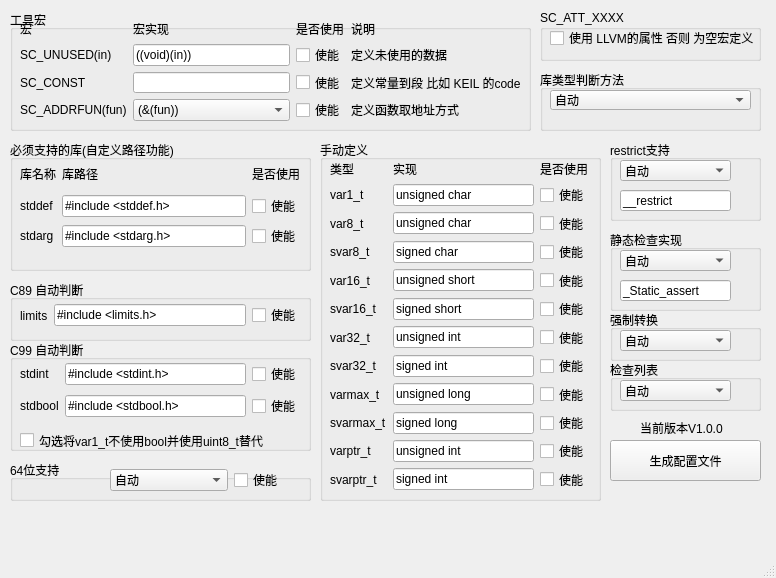
<?xml version="1.0" encoding="UTF-8"?>
<ui version="4.0">
 <class>MainTypedef</class>
 <widget class="QMainWindow" name="MainTypedef">
  <property name="geometry">
   <rect>
    <x>0</x>
    <y>0</y>
    <width>776</width>
    <height>578</height>
   </rect>
  </property>
  <property name="windowTitle">
   <string>MainTypedef</string>
  </property>
  <widget class="QWidget" name="centralwidget">
   <widget class="QLabel" name="label">
    <property name="geometry">
     <rect>
      <x>640</x>
      <y>420</y>
      <width>91</width>
      <height>16</height>
     </rect>
    </property>
    <property name="text">
     <string>当前版本V1.0.0</string>
    </property>
   </widget>
   <widget class="QPushButton" name="pushButton">
    <property name="geometry">
     <rect>
      <x>610</x>
      <y>440</y>
      <width>151</width>
      <height>41</height>
     </rect>
    </property>
    <property name="text">
     <string>生成配置文件</string>
    </property>
   </widget>
   <widget class="QGroupBox" name="groupBox_2">
    <property name="geometry">
     <rect>
      <x>10</x>
      <y>140</y>
      <width>301</width>
      <height>131</height>
     </rect>
    </property>
    <property name="title">
     <string>必须支持的库(自定义路径功能)</string>
    </property>
    <widget class="QWidget" name="gridLayoutWidget_2">
     <property name="geometry">
      <rect>
       <x>10</x>
       <y>20</y>
       <width>281</width>
       <height>88</height>
      </rect>
     </property>
     <layout class="QGridLayout" name="gridLayout_2">
      <item row="1" column="2">
       <widget class="QCheckBox" name="checkBox_stddef">
        <property name="text">
         <string>使能</string>
        </property>
       </widget>
      </item>
      <item row="1" column="0">
       <widget class="QLabel" name="label_10">
        <property name="text">
         <string>stddef</string>
        </property>
       </widget>
      </item>
      <item row="2" column="2">
       <widget class="QCheckBox" name="checkBox_stdarg">
        <property name="text">
         <string>使能</string>
        </property>
       </widget>
      </item>
      <item row="1" column="1">
       <widget class="QLineEdit" name="lineEdit_stddef">
        <property name="text">
         <string>#include &lt;stddef.h&gt;</string>
        </property>
       </widget>
      </item>
      <item row="2" column="0">
       <widget class="QLabel" name="label_12">
        <property name="text">
         <string>stdarg</string>
        </property>
       </widget>
      </item>
      <item row="2" column="1">
       <widget class="QLineEdit" name="lineEdit_stdarg">
        <property name="text">
         <string>#include &lt;stdarg.h&gt;</string>
        </property>
       </widget>
      </item>
      <item row="0" column="0">
       <widget class="QLabel" name="label_17">
        <property name="text">
         <string>库名称</string>
        </property>
       </widget>
      </item>
      <item row="0" column="2">
       <widget class="QLabel" name="label_19">
        <property name="text">
         <string>是否使用</string>
        </property>
       </widget>
      </item>
      <item row="0" column="1">
       <widget class="QLabel" name="label_18">
        <property name="text">
         <string>库路径</string>
        </property>
       </widget>
      </item>
     </layout>
    </widget>
   </widget>
   <widget class="QGroupBox" name="groupBox_3">
    <property name="geometry">
     <rect>
      <x>10</x>
      <y>10</y>
      <width>521</width>
      <height>121</height>
     </rect>
    </property>
    <property name="title">
     <string>工具宏</string>
    </property>
    <widget class="QWidget" name="gridLayoutWidget">
     <property name="geometry">
      <rect>
       <x>10</x>
       <y>10</y>
       <width>501</width>
       <height>101</height>
      </rect>
     </property>
     <layout class="QGridLayout" name="gridLayout">
      <item row="0" column="0">
       <widget class="QLabel" name="label_13">
        <property name="text">
         <string>宏</string>
        </property>
       </widget>
      </item>
      <item row="3" column="3">
       <widget class="QLabel" name="label_6">
        <property name="text">
         <string>定义函数取地址方式</string>
        </property>
       </widget>
      </item>
      <item row="3" column="2">
       <widget class="QCheckBox" name="checkBox_SC_ADDRFUN">
        <property name="text">
         <string>使能</string>
        </property>
       </widget>
      </item>
      <item row="2" column="0">
       <widget class="QLabel" name="label_4">
        <property name="text">
         <string>SC_CONST</string>
        </property>
       </widget>
      </item>
      <item row="0" column="1">
       <widget class="QLabel" name="label_14">
        <property name="text">
         <string>宏实现</string>
        </property>
       </widget>
      </item>
      <item row="2" column="2">
       <widget class="QCheckBox" name="checkBox_SC_CONST">
        <property name="text">
         <string>使能</string>
        </property>
       </widget>
      </item>
      <item row="2" column="3">
       <widget class="QLabel" name="label_7">
        <property name="text">
         <string>定义常量到段 比如 KEIL 的code</string>
        </property>
       </widget>
      </item>
      <item row="3" column="0">
       <widget class="QLabel" name="label_5">
        <property name="text">
         <string>SC_ADDRFUN(fun)</string>
        </property>
       </widget>
      </item>
      <item row="3" column="1">
       <widget class="QComboBox" name="comboBox_SC_ADDRFUN">
        <item>
         <property name="text">
          <string>(&amp;(fun))</string>
         </property>
        </item>
        <item>
         <property name="text">
          <string>(fun)</string>
         </property>
        </item>
       </widget>
      </item>
      <item row="1" column="1">
       <widget class="QLineEdit" name="lineEdit_SC_UNUSED">
        <property name="text">
         <string>((void)(in))</string>
        </property>
       </widget>
      </item>
      <item row="1" column="3">
       <widget class="QLabel" name="label_3">
        <property name="text">
         <string>定义未使用的数据</string>
        </property>
       </widget>
      </item>
      <item row="1" column="2">
       <widget class="QCheckBox" name="checkBox_SC_UNUSED">
        <property name="text">
         <string>使能</string>
        </property>
       </widget>
      </item>
      <item row="0" column="3">
       <widget class="QLabel" name="label_16">
        <property name="text">
         <string>说明</string>
        </property>
       </widget>
      </item>
      <item row="2" column="1">
       <widget class="QLineEdit" name="lineEdit_SC_CONST">
        <property name="text">
         <string/>
        </property>
       </widget>
      </item>
      <item row="0" column="2">
       <widget class="QLabel" name="label_15">
        <property name="text">
         <string>是否使用</string>
        </property>
       </widget>
      </item>
      <item row="1" column="0">
       <widget class="QLabel" name="label_2">
        <property name="text">
         <string>SC_UNUSED(in)</string>
        </property>
       </widget>
      </item>
     </layout>
    </widget>
   </widget>
   <widget class="QGroupBox" name="groupBox">
    <property name="geometry">
     <rect>
      <x>540</x>
      <y>70</y>
      <width>221</width>
      <height>61</height>
     </rect>
    </property>
    <property name="title">
     <string>库类型判断方法</string>
    </property>
    <widget class="QComboBox" name="checkBox_sc_use_mode">
     <property name="geometry">
      <rect>
       <x>10</x>
       <y>20</y>
       <width>201</width>
       <height>20</height>
      </rect>
     </property>
     <item>
      <property name="text">
       <string>自动</string>
      </property>
     </item>
     <item>
      <property name="text">
       <string>C89头文件 手动定义 + 自动判断</string>
      </property>
     </item>
     <item>
      <property name="text">
       <string>C99头文件 自动判断</string>
      </property>
     </item>
     <item>
      <property name="text">
       <string>数据类型    手动定义</string>
      </property>
     </item>
    </widget>
   </widget>
   <widget class="QGroupBox" name="groupBox_4">
    <property name="geometry">
     <rect>
      <x>540</x>
      <y>10</y>
      <width>221</width>
      <height>51</height>
     </rect>
    </property>
    <property name="title">
     <string>SC_ATT_XXXX</string>
    </property>
    <widget class="QCheckBox" name="checkBox_SC_ATT_XXXX">
     <property name="geometry">
      <rect>
       <x>10</x>
       <y>20</y>
       <width>209</width>
       <height>16</height>
      </rect>
     </property>
     <property name="text">
      <string>使用 LLVM的属性 否则 为空宏定义</string>
     </property>
    </widget>
   </widget>
   <widget class="QGroupBox" name="groupBox_5">
    <property name="geometry">
     <rect>
      <x>10</x>
      <y>280</y>
      <width>301</width>
      <height>61</height>
     </rect>
    </property>
    <property name="title">
     <string>C89 自动判断</string>
    </property>
    <widget class="QWidget" name="horizontalLayoutWidget">
     <property name="geometry">
      <rect>
       <x>10</x>
       <y>20</y>
       <width>281</width>
       <height>31</height>
      </rect>
     </property>
     <layout class="QHBoxLayout" name="horizontalLayout">
      <item>
       <widget class="QLabel" name="label_11">
        <property name="text">
         <string>limits</string>
        </property>
       </widget>
      </item>
      <item>
       <widget class="QLineEdit" name="lineEdit_limits">
        <property name="text">
         <string>#include &lt;limits.h&gt;</string>
        </property>
       </widget>
      </item>
      <item>
       <widget class="QCheckBox" name="checkBox_limits">
        <property name="text">
         <string>使能</string>
        </property>
       </widget>
      </item>
     </layout>
    </widget>
   </widget>
   <widget class="QGroupBox" name="groupBox_6">
    <property name="geometry">
     <rect>
      <x>10</x>
      <y>340</y>
      <width>301</width>
      <height>111</height>
     </rect>
    </property>
    <property name="title">
     <string>C99 自动判断</string>
    </property>
    <widget class="QWidget" name="gridLayoutWidget_3">
     <property name="geometry">
      <rect>
       <x>10</x>
       <y>20</y>
       <width>281</width>
       <height>61</height>
      </rect>
     </property>
     <layout class="QGridLayout" name="gridLayout_3">
      <item row="0" column="1">
       <widget class="QLineEdit" name="lineEdit_stdint">
        <property name="text">
         <string>#include &lt;stdint.h&gt;</string>
        </property>
       </widget>
      </item>
      <item row="0" column="0">
       <widget class="QLabel" name="label_20">
        <property name="text">
         <string>stdint</string>
        </property>
       </widget>
      </item>
      <item row="0" column="2">
       <widget class="QCheckBox" name="checkBox_stdint">
        <property name="text">
         <string>使能</string>
        </property>
       </widget>
      </item>
      <item row="1" column="0">
       <widget class="QLabel" name="label_21">
        <property name="text">
         <string>stdbool</string>
        </property>
       </widget>
      </item>
      <item row="1" column="1">
       <widget class="QLineEdit" name="lineEdit_stdbool">
        <property name="text">
         <string>#include &lt;stdbool.h&gt;</string>
        </property>
       </widget>
      </item>
      <item row="1" column="2">
       <widget class="QCheckBox" name="checkBox_stdbool">
        <property name="text">
         <string>使能</string>
        </property>
       </widget>
      </item>
     </layout>
    </widget>
    <widget class="QCheckBox" name="checkBox_var1_use_uint8">
     <property name="geometry">
      <rect>
       <x>10</x>
       <y>90</y>
       <width>271</width>
       <height>21</height>
      </rect>
     </property>
     <property name="text">
      <string>勾选将var1_t不使用bool并使用uint8_t替代</string>
     </property>
    </widget>
   </widget>
   <widget class="QGroupBox" name="groupBox_7">
    <property name="geometry">
     <rect>
      <x>320</x>
      <y>140</y>
      <width>281</width>
      <height>361</height>
     </rect>
    </property>
    <property name="title">
     <string>手动定义</string>
    </property>
    <widget class="QWidget" name="gridLayoutWidget_4">
     <property name="geometry">
      <rect>
       <x>10</x>
       <y>20</y>
       <width>259</width>
       <height>331</height>
      </rect>
     </property>
     <layout class="QGridLayout" name="gridLayout_4">
      <item row="3" column="2">
       <widget class="QCheckBox" name="checkBox_SVAR8">
        <property name="text">
         <string>使能</string>
        </property>
       </widget>
      </item>
      <item row="0" column="2">
       <widget class="QLabel" name="label_28">
        <property name="text">
         <string>是否使用</string>
        </property>
       </widget>
      </item>
      <item row="7" column="1">
       <widget class="QLineEdit" name="lineEdit_SVAR32">
        <property name="text">
         <string>signed int</string>
        </property>
       </widget>
      </item>
      <item row="1" column="0">
       <widget class="QLabel" name="label_29">
        <property name="text">
         <string>var1_t</string>
        </property>
       </widget>
      </item>
      <item row="0" column="1">
       <widget class="QLabel" name="label_23">
        <property name="text">
         <string>实现</string>
        </property>
       </widget>
      </item>
      <item row="9" column="2">
       <widget class="QCheckBox" name="checkBox_SVARMAX">
        <property name="text">
         <string>使能</string>
        </property>
       </widget>
      </item>
      <item row="5" column="1">
       <widget class="QLineEdit" name="lineEdit_SVAR16">
        <property name="text">
         <string>signed short</string>
        </property>
       </widget>
      </item>
      <item row="10" column="1">
       <widget class="QLineEdit" name="lineEdit_VARPTR">
        <property name="text">
         <string>unsigned int</string>
        </property>
       </widget>
      </item>
      <item row="6" column="1">
       <widget class="QLineEdit" name="lineEdit_VAR32">
        <property name="text">
         <string>unsigned int</string>
        </property>
       </widget>
      </item>
      <item row="8" column="1">
       <widget class="QLineEdit" name="lineEdit_VARMAX">
        <property name="text">
         <string>unsigned long</string>
        </property>
       </widget>
      </item>
      <item row="2" column="2">
       <widget class="QCheckBox" name="checkBox_VAR8">
        <property name="text">
         <string>使能</string>
        </property>
       </widget>
      </item>
      <item row="11" column="0">
       <widget class="QLabel" name="label_34">
        <property name="text">
         <string>svarptr_t</string>
        </property>
       </widget>
      </item>
      <item row="4" column="1">
       <widget class="QLineEdit" name="lineEdit_VAR16">
        <property name="text">
         <string>unsigned short</string>
        </property>
       </widget>
      </item>
      <item row="11" column="2">
       <widget class="QCheckBox" name="checkBox_SVARPTR">
        <property name="text">
         <string>使能</string>
        </property>
       </widget>
      </item>
      <item row="4" column="2">
       <widget class="QCheckBox" name="checkBox_VAR16">
        <property name="text">
         <string>使能</string>
        </property>
       </widget>
      </item>
      <item row="3" column="1">
       <widget class="QLineEdit" name="lineEdit_SVAR8">
        <property name="text">
         <string>signed char</string>
        </property>
       </widget>
      </item>
      <item row="8" column="2">
       <widget class="QCheckBox" name="checkBox_VARMAX">
        <property name="text">
         <string>使能</string>
        </property>
       </widget>
      </item>
      <item row="10" column="2">
       <widget class="QCheckBox" name="checkBox_VARPTR">
        <property name="text">
         <string>使能</string>
        </property>
       </widget>
      </item>
      <item row="2" column="0">
       <widget class="QLabel" name="label_9">
        <property name="text">
         <string>var8_t</string>
        </property>
       </widget>
      </item>
      <item row="0" column="0">
       <widget class="QLabel" name="label_22">
        <property name="text">
         <string>类型</string>
        </property>
       </widget>
      </item>
      <item row="1" column="1">
       <widget class="QLineEdit" name="lineEdit_VAR1">
        <property name="text">
         <string>unsigned char</string>
        </property>
       </widget>
      </item>
      <item row="1" column="2">
       <widget class="QCheckBox" name="checkBox_VAR1">
        <property name="text">
         <string>使能</string>
        </property>
       </widget>
      </item>
      <item row="11" column="1">
       <widget class="QLineEdit" name="lineEdit_SVARPTR">
        <property name="text">
         <string>signed int</string>
        </property>
       </widget>
      </item>
      <item row="5" column="2">
       <widget class="QCheckBox" name="checkBox_SVAR16">
        <property name="text">
         <string>使能</string>
        </property>
       </widget>
      </item>
      <item row="7" column="2">
       <widget class="QCheckBox" name="checkBox_SVAR32">
        <property name="text">
         <string>使能</string>
        </property>
       </widget>
      </item>
      <item row="9" column="1">
       <widget class="QLineEdit" name="lineEdit_SVARMAX">
        <property name="text">
         <string>signed long</string>
        </property>
       </widget>
      </item>
      <item row="2" column="1">
       <widget class="QLineEdit" name="lineEdit_VAR8">
        <property name="text">
         <string>unsigned char</string>
        </property>
       </widget>
      </item>
      <item row="6" column="2">
       <widget class="QCheckBox" name="checkBox_VAR32">
        <property name="text">
         <string>使能</string>
        </property>
       </widget>
      </item>
      <item row="10" column="0">
       <widget class="QLabel" name="label_32">
        <property name="text">
         <string>varptr_t</string>
        </property>
       </widget>
      </item>
      <item row="9" column="0">
       <widget class="QLabel" name="label_37">
        <property name="text">
         <string>svarmax_t</string>
        </property>
       </widget>
      </item>
      <item row="8" column="0">
       <widget class="QLabel" name="label_31">
        <property name="text">
         <string>varmax_t</string>
        </property>
       </widget>
      </item>
      <item row="7" column="0">
       <widget class="QLabel" name="label_26">
        <property name="text">
         <string>svar32_t</string>
        </property>
       </widget>
      </item>
      <item row="6" column="0">
       <widget class="QLabel" name="label_30">
        <property name="text">
         <string>var32_t</string>
        </property>
       </widget>
      </item>
      <item row="5" column="0">
       <widget class="QLabel" name="label_36">
        <property name="text">
         <string>svar16_t</string>
        </property>
       </widget>
      </item>
      <item row="4" column="0">
       <widget class="QLabel" name="label_25">
        <property name="text">
         <string>var16_t</string>
        </property>
       </widget>
      </item>
      <item row="3" column="0">
       <widget class="QLabel" name="label_33">
        <property name="text">
         <string>svar8_t</string>
        </property>
       </widget>
      </item>
     </layout>
    </widget>
   </widget>
   <widget class="QGroupBox" name="groupBox_8">
    <property name="geometry">
     <rect>
      <x>610</x>
      <y>140</y>
      <width>151</width>
      <height>81</height>
     </rect>
    </property>
    <property name="title">
     <string>restrict支持</string>
    </property>
    <widget class="QComboBox" name="comboBox_restrict">
     <property name="geometry">
      <rect>
       <x>10</x>
       <y>20</y>
       <width>111</width>
       <height>21</height>
      </rect>
     </property>
     <item>
      <property name="text">
       <string>自动</string>
      </property>
     </item>
     <item>
      <property name="text">
       <string>不支持</string>
      </property>
     </item>
     <item>
      <property name="text">
       <string>支持</string>
      </property>
     </item>
     <item>
      <property name="text">
       <string>自定义</string>
      </property>
     </item>
    </widget>
    <widget class="QLineEdit" name="lineEdit_restrict">
     <property name="geometry">
      <rect>
       <x>10</x>
       <y>50</y>
       <width>111</width>
       <height>21</height>
      </rect>
     </property>
     <property name="text">
      <string>__restrict</string>
     </property>
    </widget>
   </widget>
   <widget class="QGroupBox" name="groupBox_9">
    <property name="geometry">
     <rect>
      <x>610</x>
      <y>310</y>
      <width>151</width>
      <height>51</height>
     </rect>
    </property>
    <property name="title">
     <string>强制转换</string>
    </property>
    <widget class="QComboBox" name="comboBox_TYPE_CAST">
     <property name="geometry">
      <rect>
       <x>10</x>
       <y>20</y>
       <width>111</width>
       <height>21</height>
      </rect>
     </property>
     <item>
      <property name="text">
       <string>自动</string>
      </property>
     </item>
     <item>
      <property name="text">
       <string>C89样式</string>
      </property>
     </item>
     <item>
      <property name="text">
       <string>C++样式</string>
      </property>
     </item>
    </widget>
   </widget>
   <widget class="QGroupBox" name="groupBox_10">
    <property name="geometry">
     <rect>
      <x>610</x>
      <y>230</y>
      <width>151</width>
      <height>81</height>
     </rect>
    </property>
    <property name="title">
     <string>静态检查实现</string>
    </property>
    <widget class="QComboBox" name="comboBox_Static_assert">
     <property name="geometry">
      <rect>
       <x>10</x>
       <y>20</y>
       <width>111</width>
       <height>21</height>
      </rect>
     </property>
     <item>
      <property name="text">
       <string>自动</string>
      </property>
     </item>
     <item>
      <property name="text">
       <string>兼容模式</string>
      </property>
     </item>
     <item>
      <property name="text">
       <string>LINE模式</string>
      </property>
     </item>
     <item>
      <property name="text">
       <string>C11模式</string>
      </property>
     </item>
     <item>
      <property name="text">
       <string>自定义</string>
      </property>
     </item>
    </widget>
    <widget class="QLineEdit" name="lineEdit_Static_assert">
     <property name="geometry">
      <rect>
       <x>10</x>
       <y>50</y>
       <width>111</width>
       <height>21</height>
      </rect>
     </property>
     <property name="text">
      <string>_Static_assert</string>
     </property>
    </widget>
   </widget>
   <widget class="QGroupBox" name="groupBox_11">
    <property name="geometry">
     <rect>
      <x>610</x>
      <y>360</y>
      <width>151</width>
      <height>51</height>
     </rect>
    </property>
    <property name="title">
     <string>检查列表</string>
    </property>
    <widget class="QComboBox" name="comboBox_CHECKLISTS">
     <property name="geometry">
      <rect>
       <x>10</x>
       <y>20</y>
       <width>111</width>
       <height>21</height>
      </rect>
     </property>
     <item>
      <property name="text">
       <string>自动</string>
      </property>
     </item>
     <item>
      <property name="text">
       <string>不使用</string>
      </property>
     </item>
     <item>
      <property name="text">
       <string>使用</string>
      </property>
     </item>
    </widget>
   </widget>
   <widget class="QGroupBox" name="groupBox_12">
    <property name="geometry">
     <rect>
      <x>10</x>
      <y>460</y>
      <width>301</width>
      <height>41</height>
     </rect>
    </property>
    <property name="title">
     <string>64位支持</string>
    </property>
    <widget class="QWidget" name="horizontalLayoutWidget_2">
     <property name="geometry">
      <rect>
       <x>100</x>
       <y>0</y>
       <width>241</width>
       <height>41</height>
      </rect>
     </property>
     <layout class="QHBoxLayout" name="horizontalLayout_2">
      <item>
       <widget class="QComboBox" name="comboBox_64BIT">
        <item>
         <property name="text">
          <string>自动</string>
         </property>
        </item>
        <item>
         <property name="text">
          <string>确定只支持32</string>
         </property>
        </item>
        <item>
         <property name="text">
          <string>确定支持64</string>
         </property>
        </item>
       </widget>
      </item>
      <item>
       <widget class="QCheckBox" name="checkBox_64BIT">
        <property name="text">
         <string>使能</string>
        </property>
       </widget>
      </item>
     </layout>
    </widget>
   </widget>
  </widget>
  <widget class="QMenuBar" name="menubar">
   <property name="geometry">
    <rect>
     <x>0</x>
     <y>0</y>
     <width>776</width>
     <height>23</height>
    </rect>
   </property>
  </widget>
  <widget class="QStatusBar" name="statusbar"/>
 </widget>
 <resources/>
 <connections/>
</ui>
